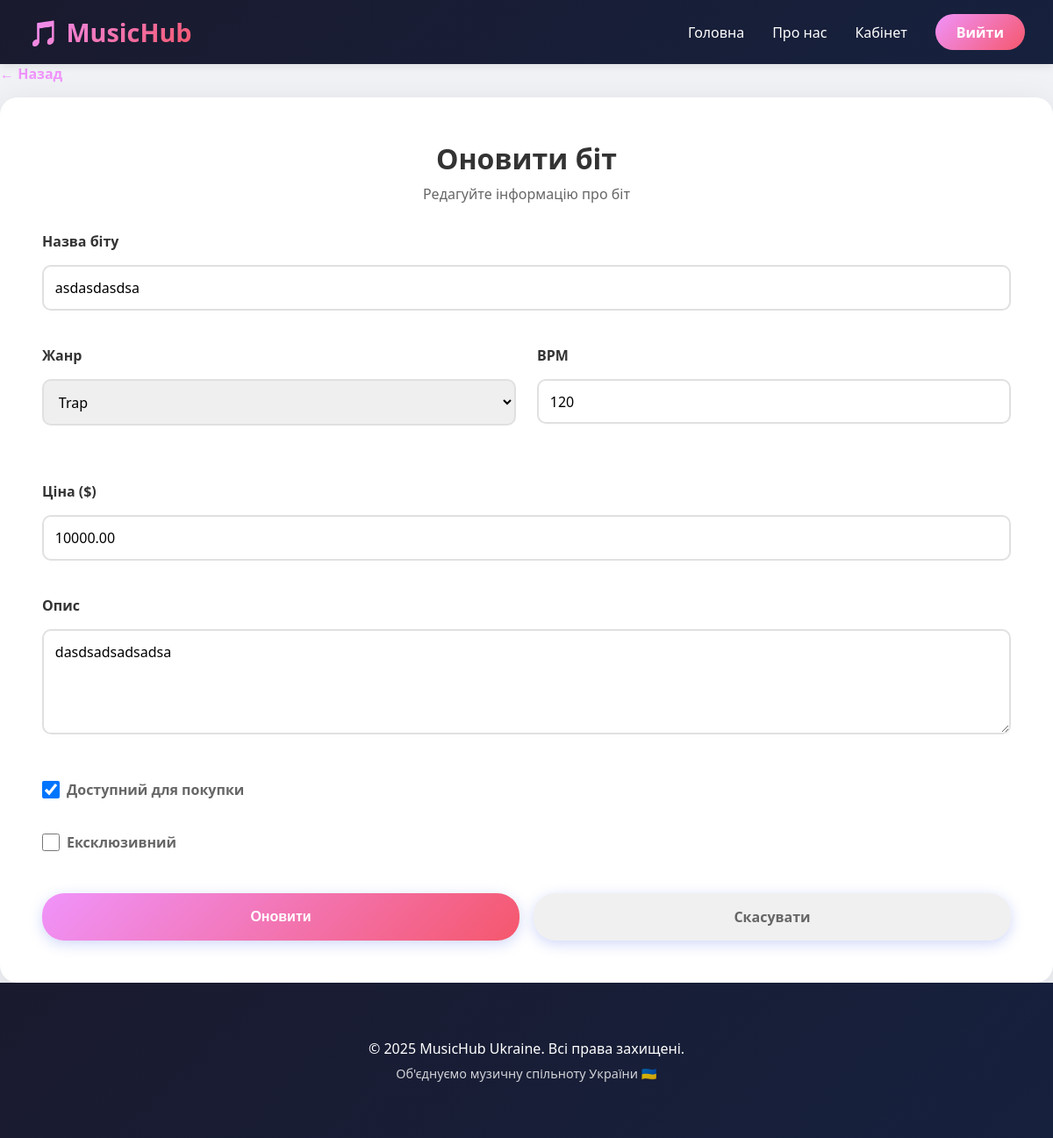
The app's page /beats/1/edit/ (signed in) with its own data.
### music/models.py (models this page shows, shortened)
class Beat(models.Model):
    GENRE_CHOICES = (
        ('trap', 'Trap'),
        ('lofi', 'Lo-Fi'),
        ('hiphop', 'Hip-Hop'),
        ('rock', 'Rock'),
        ('electronic', 'Electronic'),
        ('jazz', 'Jazz'),
        ('rnb', 'R&B'),
        ('pop', 'Pop'),
    )
    producer = models.ForeignKey(User, on_delete=models.CASCADE, related_name='beats', limit_choices_to={'role': 'producer'})
    title = models.CharField(max_length=200)
    genre = models.CharField(max_length=20, choices=GENRE_CHOICES)
    bpm = models.PositiveIntegerField(help_text="Beats per minute")
    price = models.DecimalField(max_digits=10, decimal_places=2, null=True, blank=True, help_text="Ціна в доларах")
    description = models.TextField(blank=True)
    audio_file = models.FileField(upload_to='beats/', null=True, blank=True)
    plays_count = models.PositiveIntegerField(default=0)
    downloads_count = models.PositiveIntegerField(default=0)
    is_available = models.BooleanField(default=True, help_text="Чи доступний біт для покупки")
    is_exclusive = models.BooleanField(default=False, help_text="Ексклюзивний біт")
    created_at = models.DateTimeField(auto_now_add=True)
    updated_at = models.DateTimeField(auto_now=True)
    class Meta:
        ordering = ['-created_at']

### music/views.py (the view)
# urls.py: path('beats/<int:pk>/edit/', views.beat_update, name='beat_update'),
@login_required
def beat_update(request, pk):
    beat = get_object_or_404(Beat, pk=pk, producer=request.user)
    if request.method == 'POST':
        form = BeatForm(request.POST, instance=beat)
        if form.is_valid():
            form.save()
            messages.success(request, f'Біт "{beat.title}" оновлено!')
            return redirect('music:beat_detail', pk=beat.pk)
    else:
        form = BeatForm(instance=beat)
    context = {
        'form': form,
        'beat': beat,
        'action': 'Оновити'
    }
    return render(request, 'music/beat_form.html', context)

### music/templates/music/beat_form.html (shortened to what this page needs)
{% extends "music/base.html" %}
{% block content %}
<div class="form-container">
    <a href="{% if beat %}{% url 'music:beat_detail' beat.pk %}{% else %}{% url 'music:beat_list' %}{% endif %}" class="back-link">← Назад</a>
    <div class="form-card">
        <div class="form-header">
            <h1>{{ action }} біт</h1>
            <p>{% if beat %}Редагуйте інформацію про біт{% else %}Додайте новий біт до портфоліо{% endif %}</p>
        </div>
        <form method="post">
            <div class="form-group {% if form.title.errors %}error{% endif %}">
                <label for="{{ form.title.id_for_label }}">{{ form.title.label }}</label>
                {{ form.title }}
            </div>
            <div class="form-row">
                <div class="form-group {% if form.genre.errors %}error{% endif %}">
                    <label for="{{ form.genre.id_for_label }}">{{ form.genre.label }}</label>
                    {{ form.genre }}
                </div>
                <div class="form-group {% if form.bpm.errors %}error{% endif %}">
                    <label for="{{ form.bpm.id_for_label }}">{{ form.bpm.label }}</label>
                    {{ form.bpm }}
                </div>
            </div>
            <div class="form-group {% if form.price.errors %}error{% endif %}">
                <label for="{{ form.price.id_for_label }}">{{ form.price.label }}</label>
                {{ form.price }}
            </div>
            <div class="form-group {% if form.description.errors %}error{% endif %}">
                <label for="{{ form.description.id_for_label }}">{{ form.description.label }}</label>
                {{ form.description }}
            </div>
            <div class="form-check">
                {{ form.is_available }}
                <label for="{{ form.is_available.id_for_label }}" class="form-check-label">
                    {{ form.is_available.label }}
                </label>
            </div>
            <div class="form-check">
                {{ form.is_exclusive }}
                <label for="{{ form.is_exclusive.id_for_label }}" class="form-check-label">
                    {{ form.is_exclusive.label }}
                </label>
            </div>
            <div class="form-actions">
                <button type="submit" class="btn btn-submit">{{ action }}</button>
                <a href="{% if beat %}{% url 'music:beat_detail' beat.pk %}{% else %}{% url 'music:beat_list' %}{% endif %}" class="btn btn-cancel">Скасувати</a>
            </div>
        </form>
    </div>
</div>
{% endblock %}

### records on screen
Beat: title "asdasdasdsa", genre "Trap", bpm "120", price "10000.00", description "dasdsadsadsadsa", is_available "☑"

### other values on screen
{{ action }} "Оновити"
{{ year|default:2025 }} "2025"
